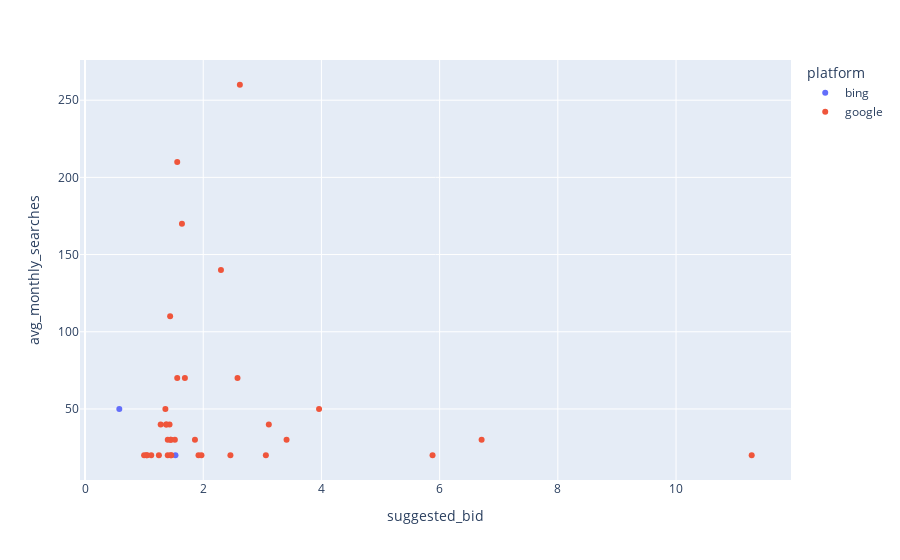

The code cell stored with this chart in its notebook:
### Code cell
fig = px.scatter(df_filtered, x='suggested_bid', y='avg_monthly_searches',  color='platform', hover_data=['keyword', 'competition'])
fig.show()

### Figure 1 — Plotly figure (JSON) as saved in the notebook; plotly's stock layout.template omitted (floating-point values rounded to 4 significant figures)
{"data": [{"customdata": [["ki technologie", "Mittel"], ["ki künstliche intelligenz", "Gering"]], "hovertemplate": "platform=bing<br>suggested_bid=%{x}<br>avg_monthly_searches=%{y}<br>keyword=%{customdata[0]}<br>competition=%{customdata[1]}<extra></extra>", "legendgroup": "bing", "marker": {"color": "#636efa", "symbol": "circle"}, "mode": "markers", "name": "bing", "orientation": "v", "showlegend": true, "type": "scatter", "x": [1.53, 0.58], "xaxis": "x", "y": [20, 50], "yaxis": "y"}, {"customdata": [["ki und big data", "Gering"], ["ki datenanalyse", "Mittel"], ["ki daten", "Gering"], ["ki nutzen", "Gering"], ["ki oder ai", "Gering"], ["ki einsatz", "Mittel"], ["ki analyse", "Mittel"], ["gibt es ki", "Gering"], ["ki seminar", "Hoch"], ["eine ki", "Gering"], ["data science ki", "Mittel"], ["rpa und ki", "Hoch"], ["ki prognose", "Gering"], ["ki automatisierung", "Mittel"], ["methoden der ki", "Mittel"], ["ai und ki", "Mittel"], ["ki big data", "Gering"], ["ki anwendungsbereiche", "Mittel"], ["entwicklung ki", "Mittel"], ["einsatz von ki", "Mittel"], ["rpa ki", "Mittel"], ["ki bereiche", "Gering"], ["anwendungsbereiche ki", "Mittel"], ["ki wissen", "Gering"], ["ki im unternehmen", "Hoch"], ["ki verfahren", "Gering"], ["ki und ai", "Mittel"], ["ki in unternehmen", "Hoch"], ["künstliche intelligenz ki", "Gering"], ["ki technologien", "Mittel"], ["ki intelligenz", "Mittel"], ["ki methoden", "Gering"], ["ki modell", "Gering"], ["ki technologie", "Mittel"], ["ki künstliche intelligenz", "Mittel"], ["ki unternehmen", "Mittel"]], "hovertemplate": "platform=google<br>suggested_bid=%{x}<br>avg_monthly_searches=%{y}<br>keyword=%{customdata[0]}<br>competition=%{customdata[1]}<extra></extra>", "legendgroup": "google", "marker": {"color": "#EF553B", "symbol": "circle"}, "mode": "markers", "name": "google", "orientation": "v", "showlegend": true, "type": "scatter", "x": [1.4, 3.06, 2.46, 1.46, 1.05, 1.45, 1.25, 1.04, 1.92, 1, 1.97, 5.88, 1.12, 11.28, 1.45, 1.4, 1.86, 1.45, 3.41, 1.52, 6.71, 1.28, 1.43, 1.38, 3.11, 1.37, 1.36, 3.96, 1.56, 1.69, 2.58, 1.44, 2.3, 1.64, 1.56, 2.62], "xaxis": "x", "y": [20, 20, 20, 20, 20, 20, 20, 20, 20, 20, 20, 20, 20, 20, 30, 30, 30, 30, 30, 30, 30, 40, 40, 40, 40, 40, 50, 50, 70, 70, 70, 110, 140, 170, 210, 260], "yaxis": "y"}], "layout": {"legend": {"title": {"text": "platform"}, "tracegroupgap": 0}, "margin": {"t": 60}, "xaxis": {"anchor": "y", "domain": [0, 1], "title": {"text": "suggested_bid"}}, "yaxis": {"anchor": "x", "domain": [0, 1], "title": {"text": "avg_monthly_searches"}}}}
